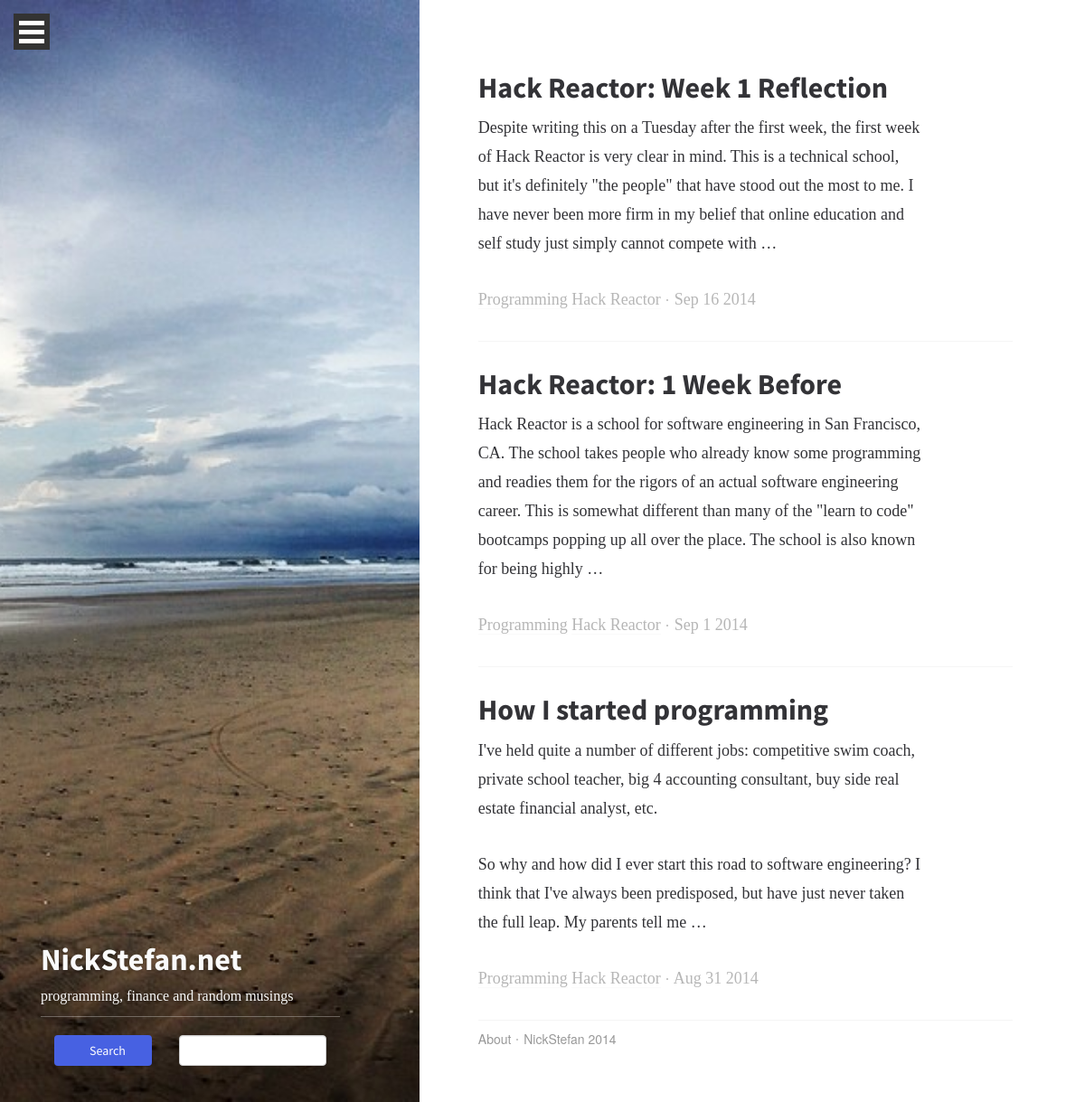
The page /blog/category/hack-reactor on the database as committed earlier.
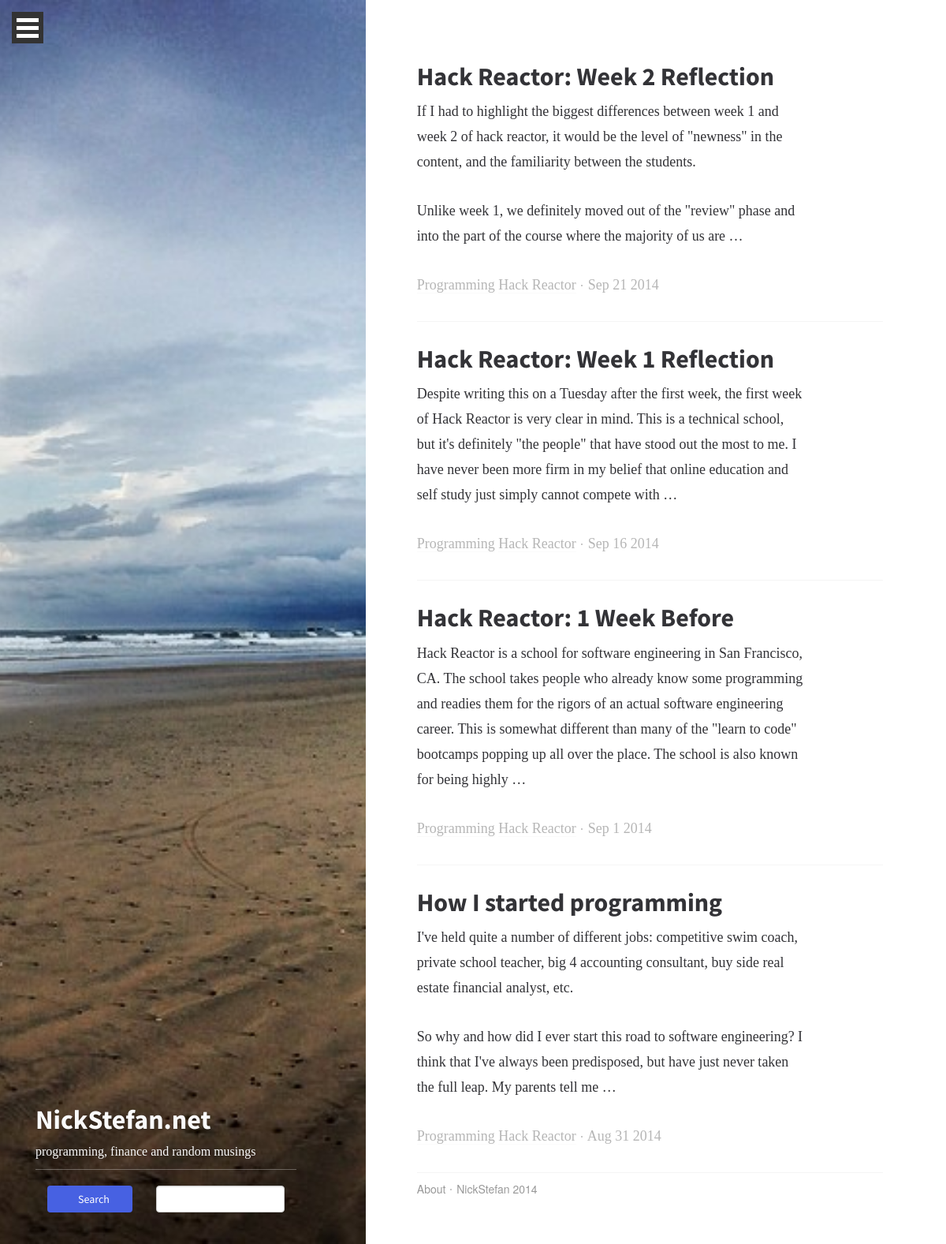
The same page on the database as committed later.
### blog/models.py (models this page shows, shortened)
class Blog (models.Model):
    title = models.CharField(max_length=100, unique=True)
    slug = models.SlugField(max_length=100, unique=True)
    body = models.TextField()
    posted = models.DateTimeField(db_index=True) #auto_now_add=True
    category = models.ManyToManyField(Category)
    live = models.BooleanField(default=False)
    @permalink # this puts a 'view on site' link in the admin
    def get_absolute_url(self):
        if self.live == True:
            return ('view_blog_post', None, {'slug': self.slug})
        else:
            return ('view_blog_preview', None, {'slug': self.slug})

class Category(models.Model):
    title = models.CharField(max_length=100, db_index=True)
    slug = models.SlugField(max_length=100, db_index=True)
    @permalink # this puts a 'view on site' link in the admin
    def get_absolute_url(self):
        return ('view_blog_category', None, {'slug': self.slug})
    def __unicode__(self):
        return '%s' % self.title

### blog/views.py (the view)
def view_category(request, slug):
    category = get_object_or_404(Category, slug=slug)
    return render_to_response('blog/view_category.html',{
        'category': get_object_or_404(Category, slug=slug),
        'posts': Blog.objects.filter(category=category,live=True).order_by('-posted')
    })

### blog/templates/blog/view_category.html (shortened to what this page needs)
{% extends 'base.html' %}
{% block content %}
<div class="col-md-7 col-sm-12 col-md-offset-5 main-content">
    {% if posts %}
        {% for post in posts %}
            <div class="post">
                <section>
                    <div class="post-preview col-xs-10  no-gutter">
                    <h2><a href="{{ post.get_absolute_url }}">{{ post.title }}</a></h2>
                    <div class="postbody">{{ post.body|safe|truncatewords:"60"}}</div>
                    <p class="meta">
                        {% for category in post.category.all %}<a class="" href="{{ category.get_absolute_url }}">{{ category }}</a> {% endfor %} <i class="link-spacer"></i>  {{ post.posted|date }}
                    </p>
                    </div>
                </section>
            </div>
        {% endfor %}
    {% endif %}
{% endblock %}

Rows that differ between the two databases and show on the page:
added Blog: title "Hack Reactor: Week 2 Reflection", body "If I had to highlight the biggest differences between week 1 and week 2 of hack reactor, it would be the level of \"newness\" in the content, and the familiarity between the students. Unlike week 1, we definitely moved out of the \"review\" phase and into the part of the course where the majority of us are …", posted "Sep 21 2014", Category (title "Programming"), Category (title "Hack Reactor")
